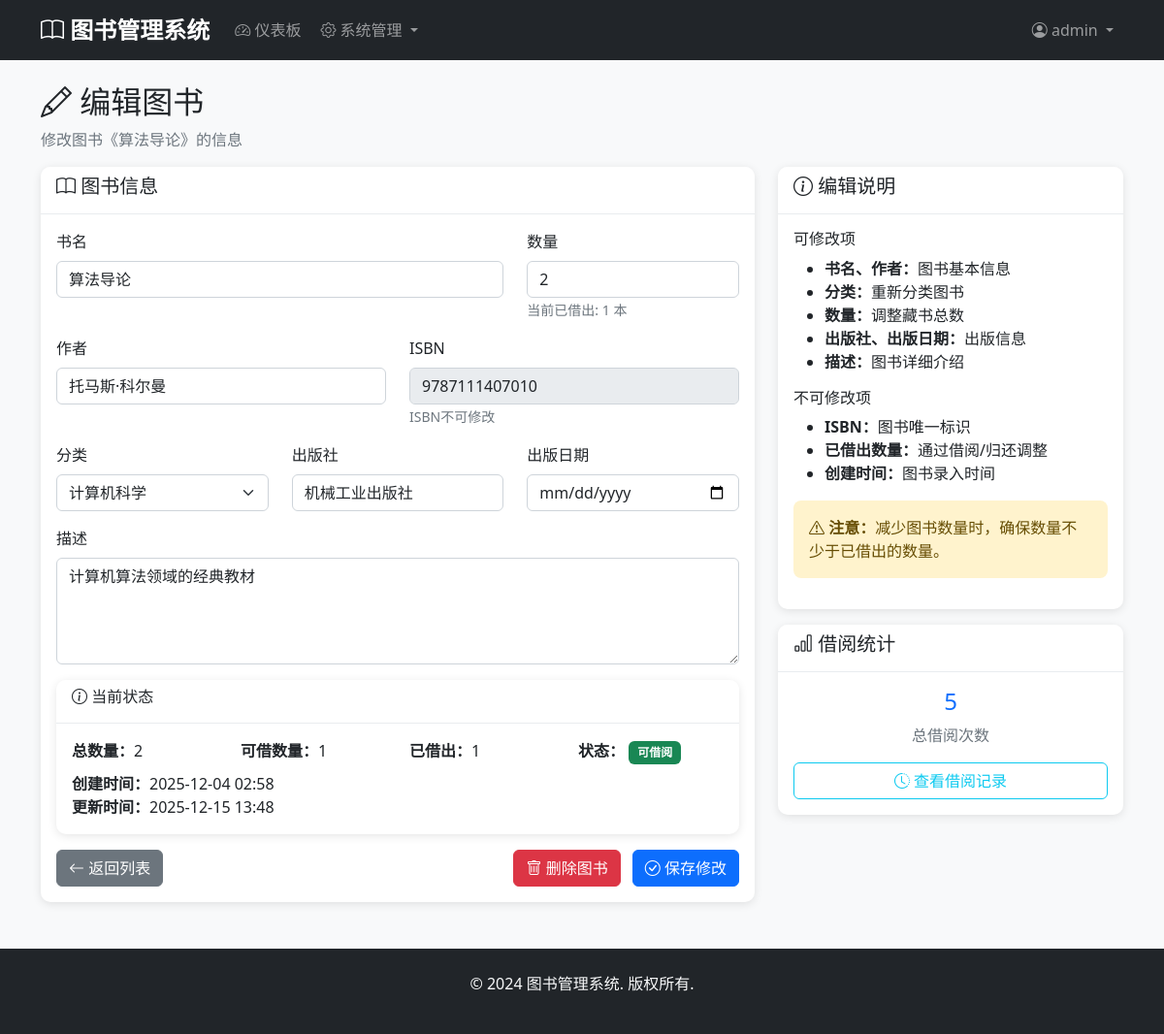
/admin/books/edit/3 (signed in), run on an earlier commit of the app's database.
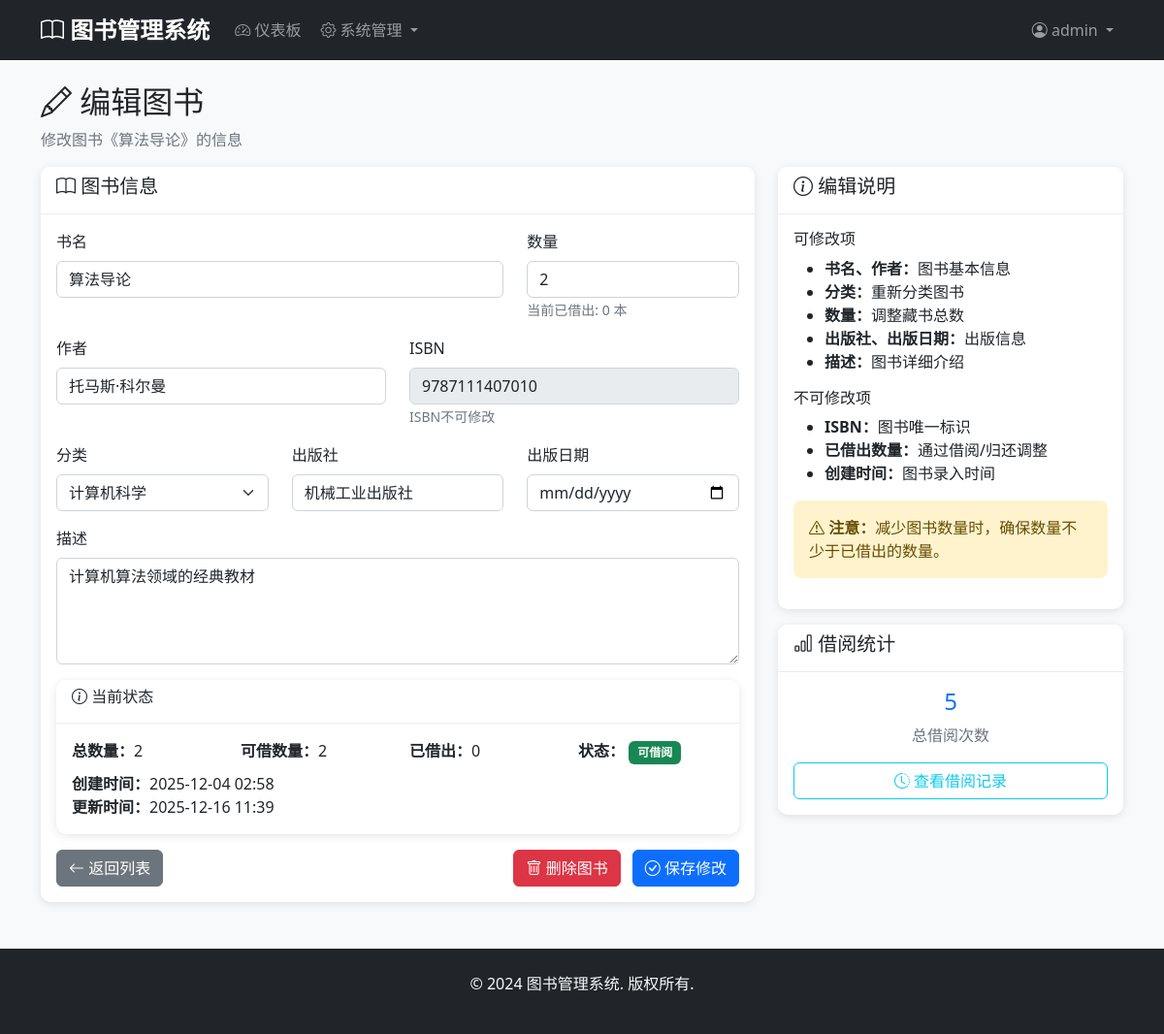
And on a later commit of the database.
### models.py (models this page shows)
class Book(db.Model):
    __tablename__ = 'books'
    id = db.Column(db.Integer, primary_key=True)
    title = db.Column(db.String(200), nullable=False)
    author = db.Column(db.String(100), nullable=False)
    isbn = db.Column(db.String(20), unique=True, nullable=False)
    publisher = db.Column(db.String(100))
    publication_date = db.Column(db.Date)
    quantity = db.Column(db.Integer, default=1)
    available_quantity = db.Column(db.Integer, default=1)
    description = db.Column(db.Text)
    category_id = db.Column(db.Integer, db.ForeignKey('categories.id'), nullable=False)
    created_at = db.Column(db.DateTime, default=datetime.utcnow)
    updated_at = db.Column(db.DateTime, default=datetime.utcnow, onupdate=datetime.utcnow)
    borrow_records = db.relationship('BorrowRecord', backref='book', lazy=True)

### app.py (the view)
@app.route('/admin/books/edit/<int:book_id>', methods=['GET', 'POST'])
@login_required
def edit_book(book_id):
    if not isinstance(current_user, Admin):
        abort(403)
    book = Book.query.get_or_404(book_id)
    form = BookForm(obj=book)
    form.category_id.choices = [(c.id, c.name) for c in Category.query.filter(Category.name.notin_(['Ubuntu', 'Ubuntu-22.04'])).all()]
    if form.validate_on_submit():
        form.populate_obj(book)
        book.available_quantity = book.quantity - (book.quantity - book.available_quantity)
        db.session.commit()
        flash('图书更新成功！', 'success')
        return redirect(url_for('admin_books'))
    return render_template('admin/edit_book.html', form=form, book=book)

### app.py
class BookForm(FlaskForm):
    title = StringField('书名', validators=[DataRequired(), Length(max=200)])
    author = StringField('作者', validators=[DataRequired(), Length(max=100)])
    isbn = StringField('ISBN', validators=[DataRequired(), Length(max=20)])
    publisher = StringField('出版社', validators=[Length(max=100)])
    publication_date = DateField('出版日期')
    quantity = IntegerField('数量', validators=[DataRequired(), NumberRange(min=1)])
    description = TextAreaField('描述')
    category_id = SelectField('分类', coerce=int, validators=[DataRequired()])

### app.py (called while the page is built)
@login_manager.user_loader
def load_user(user_id):
    try:
        user_id = int(user_id)
        admin = Admin.query.get(user_id)
        if admin:
            return admin
        user = User.query.get(user_id)
        return user
    except (ValueError, TypeError):
        return None

### templates/admin/edit_book.html (shortened to what the changed rows need)
{% extends "base.html" %}
{% block content %}
<div class="row">
    <div class="col-12">
        <h2><i class="bi bi-pencil"></i> 编辑图书</h2>
        <p class="text-muted">修改图书《{{ book.title }}》的信息</p>
    </div>
</div>
<div class="row">
    <div class="col-md-8">
        <div class="card">
            <div class="card-body">
                <form method="POST">
                    <div class="row">
                        <div class="col-md-8 mb-3">
                            {{ form.title.label(class="form-label") }}
                            {{ form.title(class="form-control") }}
                        </div>
                        <div class="col-md-4 mb-3">
                            {{ form.quantity.label(class="form-label") }}
                            {{ form.quantity(class="form-control") }}
                            <small class="form-text text-muted">当前已借出: {{ book.quantity - book.available_quantity }} 本</small>
                        </div>
                    </div>
                    <div class="row">
                        <div class="col-md-6 mb-3">
                            {{ form.author.label(class="form-label") }}
                            {{ form.author(class="form-control") }}
                        </div>
                        <div class="col-md-6 mb-3">
                            {{ form.isbn.label(class="form-label") }}
                            {{ form.isbn(class="form-control", readonly=true) }}
                            <small class="form-text text-muted">ISBN不可修改</small>
                        </div>
                    </div>
                    <div class="row">
                        <div class="col-md-4 mb-3">
                            {{ form.category_id.label(class="form-label") }}
                            {{ form.category_id(class="form-select") }}
                        </div>
                        <div class="col-md-4 mb-3">
                            {{ form.publisher.label(class="form-label") }}
                            {{ form.publisher(class="form-control") }}
                        </div>
                        <div class="col-md-4 mb-3">
                            {{ form.publication_date.label(class="form-label") }}
                            {{ form.publication_date(class="form-control") }}
                        </div>
                    </div>
                    <div class="mb-3">
                        {{ form.description.label(class="form-label") }}
                        {{ form.description(class="form-control", rows="4") }}
                    </div>
                    <div class="card mb-3">
                        <div class="card-body">
                            <div class="row">
                                <div class="col-md-3">
                                    <strong>总数量：</strong>{{ book.quantity }}
                                </div>
                                <div class="col-md-3">
                                    <strong>可借数量：</strong>{{ book.available_quantity }}
                                </div>
                                <div class="col-md-3">
                                    <strong>已借出：</strong>{{ book.quantity - book.available_quantity }}
                                </div>
                                <div class="col-md-3">
                                    <strong>状态：</strong>
                                    {% if book.available_quantity > 0 %}
                                        <span class="badge bg-success">可借阅</span>
                                    {% else %}
                                        <span class="badge bg-danger">已借完</span>
                                    {% endif %}
                                </div>
                            </div>
                            <div class="row mt-2">
                                <div class="col-12">
                                    <strong>创建时间：</strong>{{ book.created_at.strftime('%Y-%m-%d %H:%M') }}<br>
                                    <strong>更新时间：</strong>{{ book.updated_at.strftime('%Y-%m-%d %H:%M') }}
                                </div>
                            </div>
                        </div>
                    </div>
                </form>
            </div>
        </div>
    </div>
</div>
{% endblock %}

What changed in the data, as far as the page shows it:
changed Book "算法导论": book.quantity-book.available_quantity "1" → "0"; available_quantity "1" → "2"; updated_at "2025-12-15 13:48" → "2025-12-16 11:39"
